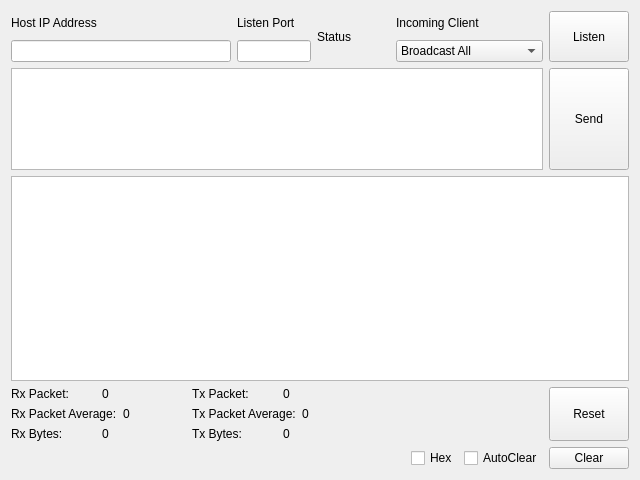
<?xml version="1.0" encoding="UTF-8"?>
<ui version="4.0">
 <class>TcpServerWidget</class>
 <widget class="QWidget" name="TcpServerWidget">
  <property name="geometry">
   <rect>
    <x>0</x>
    <y>0</y>
    <width>640</width>
    <height>480</height>
   </rect>
  </property>
  <property name="windowTitle">
   <string>Form</string>
  </property>
  <layout class="QGridLayout" name="gridLayout" rowstretch="1,2,4,1,0">
   <item row="0" column="0">
    <layout class="QHBoxLayout" name="horizontalLayout" stretch="3,1,1,2,1">
     <item>
      <layout class="QVBoxLayout" name="verticalLayout_4">
       <item>
        <widget class="QLabel" name="label_IP">
         <property name="sizePolicy">
          <sizepolicy hsizetype="Preferred" vsizetype="Preferred">
           <horstretch>0</horstretch>
           <verstretch>0</verstretch>
          </sizepolicy>
         </property>
         <property name="text">
          <string>Host IP Address</string>
         </property>
        </widget>
       </item>
       <item>
        <widget class="QLineEdit" name="lineEdit_IP">
         <property name="sizePolicy">
          <sizepolicy hsizetype="Expanding" vsizetype="Preferred">
           <horstretch>0</horstretch>
           <verstretch>0</verstretch>
          </sizepolicy>
         </property>
        </widget>
       </item>
      </layout>
     </item>
     <item>
      <layout class="QVBoxLayout" name="verticalLayout">
       <item>
        <widget class="QLabel" name="label_listenPort">
         <property name="text">
          <string>Listen Port</string>
         </property>
        </widget>
       </item>
       <item>
        <widget class="QLineEdit" name="lineEdit_listenPort">
         <property name="sizePolicy">
          <sizepolicy hsizetype="Expanding" vsizetype="Preferred">
           <horstretch>0</horstretch>
           <verstretch>0</verstretch>
          </sizepolicy>
         </property>
        </widget>
       </item>
      </layout>
     </item>
     <item>
      <widget class="QLabel" name="label_status">
       <property name="text">
        <string>Status</string>
       </property>
      </widget>
     </item>
     <item>
      <layout class="QVBoxLayout" name="verticalLayout_2" stretch="0,0">
       <item>
        <widget class="QLabel" name="label">
         <property name="text">
          <string>Incoming Client</string>
         </property>
        </widget>
       </item>
       <item>
        <widget class="QComboBox" name="comboBox_clients">
         <property name="sizePolicy">
          <sizepolicy hsizetype="Preferred" vsizetype="Preferred">
           <horstretch>0</horstretch>
           <verstretch>0</verstretch>
          </sizepolicy>
         </property>
         <item>
          <property name="text">
           <string>Broadcast All</string>
          </property>
         </item>
        </widget>
       </item>
      </layout>
     </item>
     <item>
      <widget class="QPushButton" name="pushButton_listen">
       <property name="sizePolicy">
        <sizepolicy hsizetype="Minimum" vsizetype="Preferred">
         <horstretch>0</horstretch>
         <verstretch>0</verstretch>
        </sizepolicy>
       </property>
       <property name="text">
        <string>Listen</string>
       </property>
      </widget>
     </item>
    </layout>
   </item>
   <item row="1" column="0">
    <layout class="QHBoxLayout" name="horizontalLayout_2" stretch="7,1">
     <item>
      <widget class="QTextEdit" name="textEdit_txData"/>
     </item>
     <item>
      <widget class="QPushButton" name="pushButton_send">
       <property name="sizePolicy">
        <sizepolicy hsizetype="Minimum" vsizetype="Preferred">
         <horstretch>0</horstretch>
         <verstretch>0</verstretch>
        </sizepolicy>
       </property>
       <property name="text">
        <string>Send</string>
       </property>
      </widget>
     </item>
    </layout>
   </item>
   <item row="2" column="0">
    <widget class="QTextEdit" name="textEdit_log"/>
   </item>
   <item row="3" column="0">
    <layout class="QHBoxLayout" name="horizontalLayout_10">
     <item>
      <layout class="QVBoxLayout" name="verticalLayout_3" stretch="1,1,1">
       <item>
        <layout class="QHBoxLayout" name="horizontalLayout_3" stretch="1,1">
         <item>
          <widget class="QLabel" name="label_rxPacket">
           <property name="text">
            <string>Rx Packet:</string>
           </property>
          </widget>
         </item>
         <item>
          <widget class="QLabel" name="label_rxPacketCnt">
           <property name="text">
            <string>0</string>
           </property>
          </widget>
         </item>
        </layout>
       </item>
       <item>
        <layout class="QHBoxLayout" name="horizontalLayout_8" stretch="1,1">
         <item>
          <widget class="QLabel" name="label_rxPacketAvg">
           <property name="text">
            <string>Rx Packet Average:</string>
           </property>
          </widget>
         </item>
         <item>
          <widget class="QLabel" name="label_rxPacketCntAvg">
           <property name="text">
            <string>0</string>
           </property>
          </widget>
         </item>
        </layout>
       </item>
       <item>
        <layout class="QHBoxLayout" name="horizontalLayout_4" stretch="1,1">
         <item>
          <widget class="QLabel" name="label_rxBytes">
           <property name="text">
            <string>Rx Bytes:</string>
           </property>
          </widget>
         </item>
         <item>
          <widget class="QLabel" name="label_rxBytesCnt">
           <property name="text">
            <string>0</string>
           </property>
          </widget>
         </item>
        </layout>
       </item>
      </layout>
     </item>
     <item>
      <layout class="QVBoxLayout" name="verticalLayout_5" stretch="1,1,1">
       <item>
        <layout class="QHBoxLayout" name="horizontalLayout_5" stretch="1,1">
         <item>
          <widget class="QLabel" name="label_txPacket_2">
           <property name="text">
            <string>Tx Packet:</string>
           </property>
          </widget>
         </item>
         <item>
          <widget class="QLabel" name="label_txPacketCnt">
           <property name="text">
            <string>0</string>
           </property>
          </widget>
         </item>
        </layout>
       </item>
       <item>
        <layout class="QHBoxLayout" name="horizontalLayout_9" stretch="1,1">
         <item>
          <widget class="QLabel" name="label_txPacket_3">
           <property name="text">
            <string>Tx Packet Average:</string>
           </property>
          </widget>
         </item>
         <item>
          <widget class="QLabel" name="label_txPacketCntAvg">
           <property name="text">
            <string>0</string>
           </property>
          </widget>
         </item>
        </layout>
       </item>
       <item>
        <layout class="QHBoxLayout" name="horizontalLayout_6" stretch="1,1">
         <item>
          <widget class="QLabel" name="label_txBytes">
           <property name="text">
            <string>Tx Bytes:</string>
           </property>
          </widget>
         </item>
         <item>
          <widget class="QLabel" name="label_txBytesCnt">
           <property name="text">
            <string>0</string>
           </property>
          </widget>
         </item>
        </layout>
       </item>
      </layout>
     </item>
     <item>
      <spacer name="horizontalSpacer">
       <property name="orientation">
        <enum>Qt::Horizontal</enum>
       </property>
       <property name="sizeHint" stdset="0">
        <size>
         <width>40</width>
         <height>20</height>
        </size>
       </property>
      </spacer>
     </item>
     <item>
      <widget class="QPushButton" name="pushButton_reset">
       <property name="sizePolicy">
        <sizepolicy hsizetype="Minimum" vsizetype="Preferred">
         <horstretch>0</horstretch>
         <verstretch>0</verstretch>
        </sizepolicy>
       </property>
       <property name="text">
        <string>Reset</string>
       </property>
      </widget>
     </item>
    </layout>
   </item>
   <item row="4" column="0">
    <layout class="QHBoxLayout" name="horizontalLayout_7">
     <item>
      <spacer name="horizontalSpacer_4">
       <property name="orientation">
        <enum>Qt::Horizontal</enum>
       </property>
       <property name="sizeHint" stdset="0">
        <size>
         <width>40</width>
         <height>20</height>
        </size>
       </property>
      </spacer>
     </item>
     <item>
      <widget class="QCheckBox" name="checkBox_hex">
       <property name="text">
        <string>Hex</string>
       </property>
      </widget>
     </item>
     <item>
      <widget class="QCheckBox" name="checkBox_autoClear">
       <property name="text">
        <string>AutoClear</string>
       </property>
      </widget>
     </item>
     <item>
      <widget class="QPushButton" name="pushButton_clear">
       <property name="sizePolicy">
        <sizepolicy hsizetype="Minimum" vsizetype="Preferred">
         <horstretch>0</horstretch>
         <verstretch>0</verstretch>
        </sizepolicy>
       </property>
       <property name="text">
        <string>Clear</string>
       </property>
      </widget>
     </item>
    </layout>
   </item>
  </layout>
 </widget>
 <resources/>
 <connections/>
</ui>
